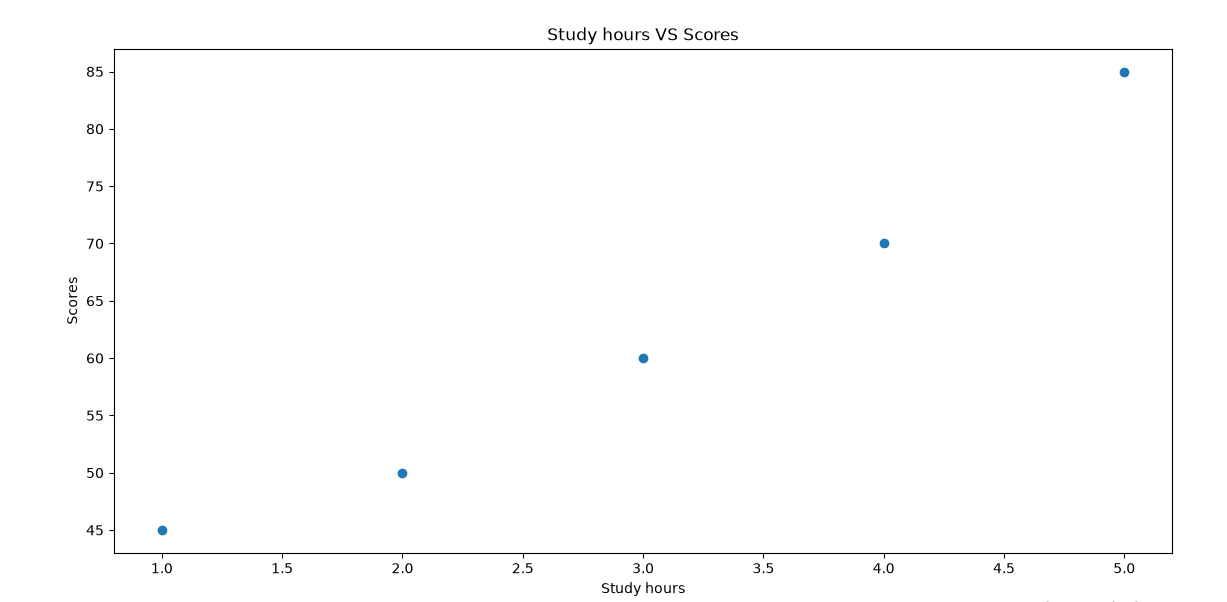

Source code (Python):
import matplotlib.pyplot as plt

hours=[1,2,3,4,5]
scores=[45,50,60,70,85]

plt.scatter(hours,scores)

plt.title("Study hours VS Scores")
plt.xlabel("Study hours")
plt.ylabel("Scores")

plt.show()
